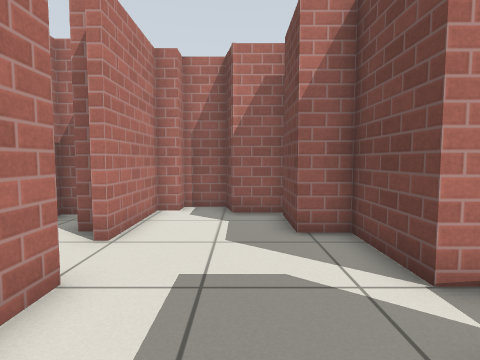
View 1 (above)

17 first-person views from a walk through a robot-simulator world made for Gazebo. The camera is 0.8 m above the floor, tilts 4° down and sees 80° across. The lines on the ground mark 1 m squares. The floor is counted in squares, 0.5 m on a side. Each view is taken from the middle of a square. On the plan, view 1 faces up. The plan holds only what a view shows up to about 15 squares ahead; the rest is blank. Simple patterns stand in for the simulator's built-in surfaces.

View 2
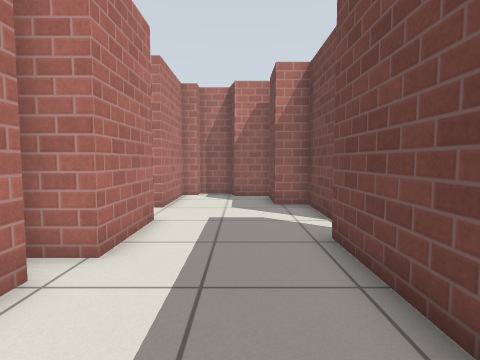

View 3
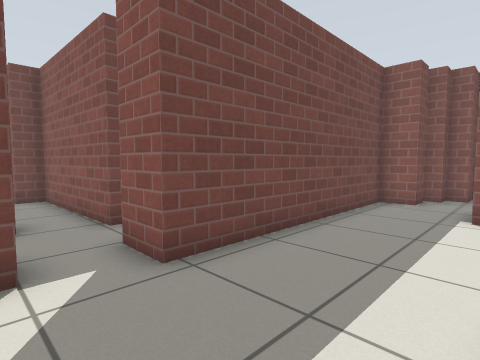

View 4
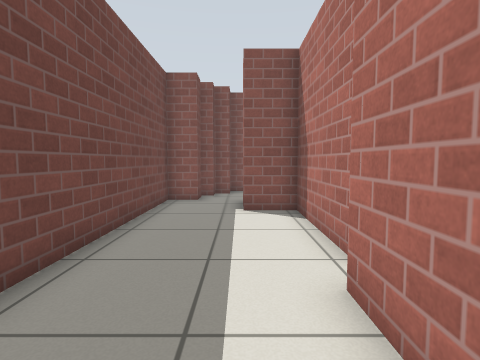

View 5
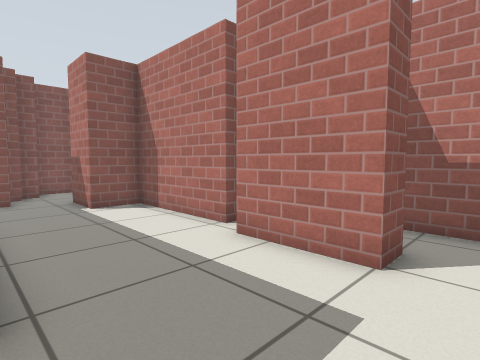

View 6
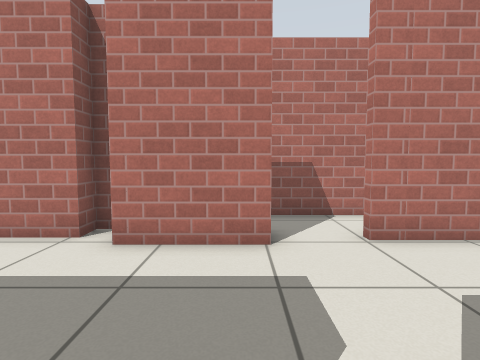

View 7
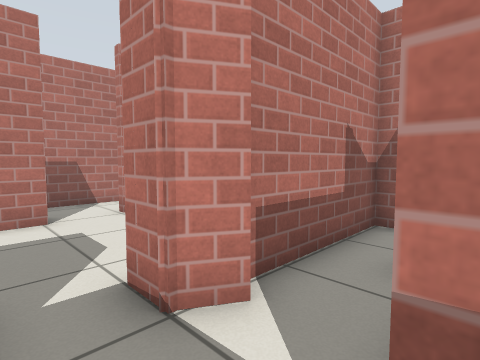

View 8
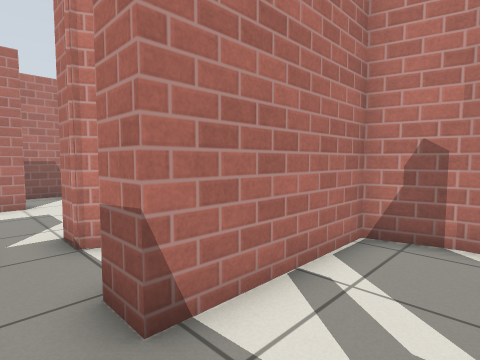

View 9
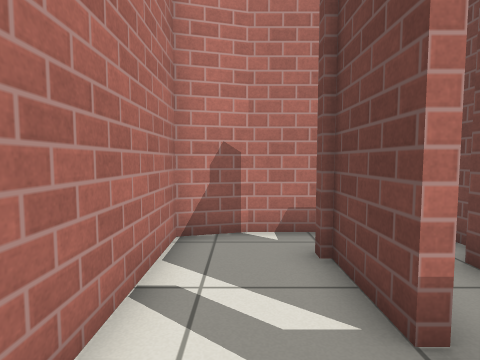

View 10
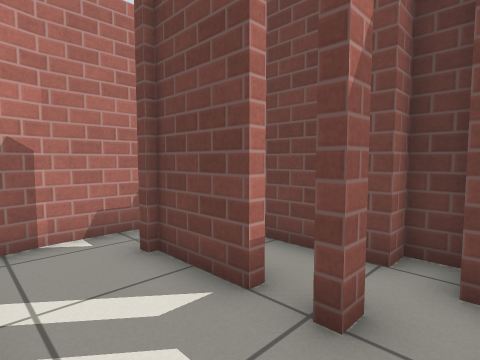

View 11
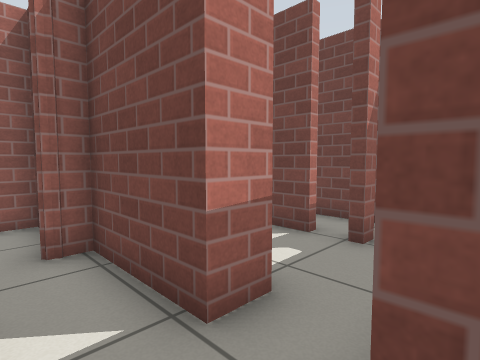

View 12
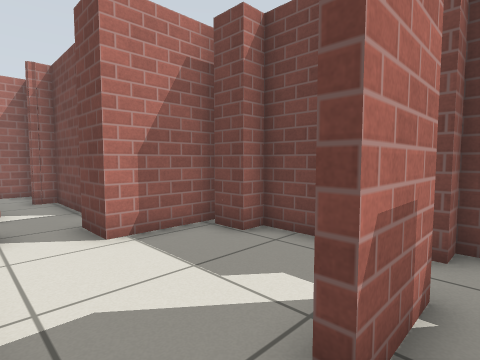

View 13
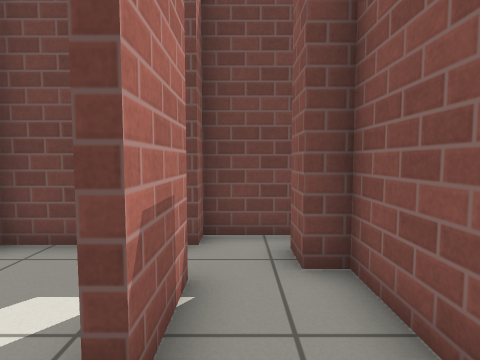

View 14
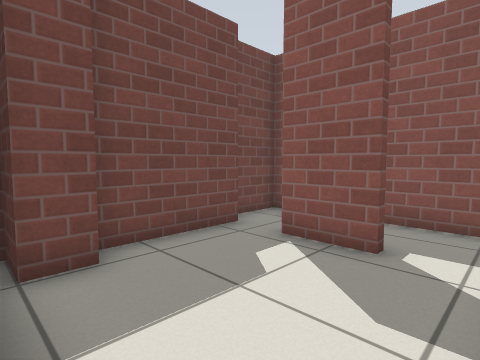

View 15
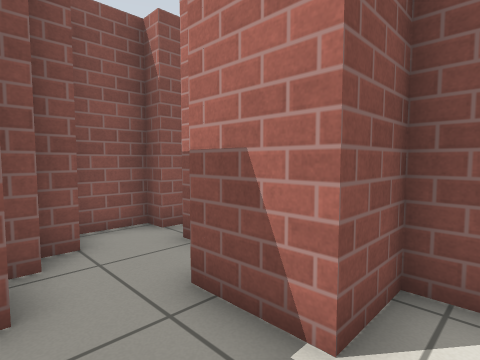

View 16
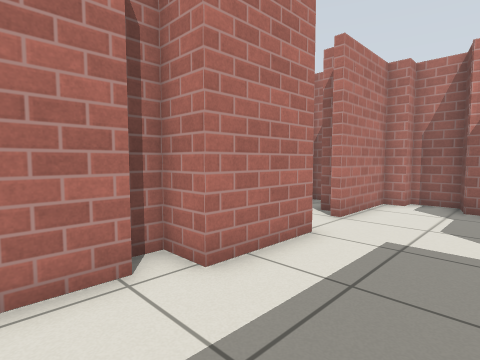

View 17
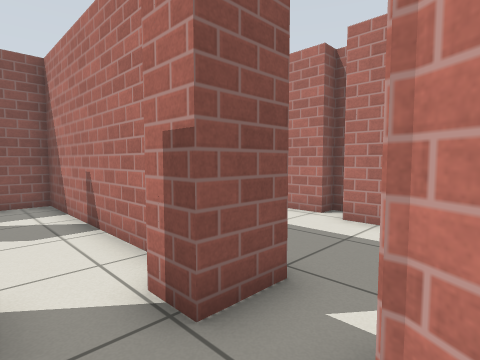

### Floor plan
Points are (right, up) in squares from view 1. A wall is a line through its corners. A room is listed if a view was taken in it or the views show most of it. See-through windows are left out.
Room 1 (views 1, 2, 3, 4, 5, 15, 16)
walls: (-2.3, 3.6) (-2.3, 0.6) (-3.5, 0.6) (-3.5, -0.3) (-2.8, -0.3) (-2.8, -5) (-1.1, -5) (-1.1, -7.1); (2.5, 3.5) (2.5, 6.2) (1.3, 6.2) (1.3, 8.3); (0.7, -8.5) (0.7, -7.4) (1.9, -7.4) (1.9, 1.8); (1.4, 8.6) (-0.2, 8.6) (-0.5, 9.7) (-1.9, 9.7) (-1.9, 9) (-2.6, 9) (-2.6, 5.6); (-3, -10) (-2.3, -10) (-2.3, -10.7) (-0.5, -10.7) (-0.5, -9.5) (0.2, -9.5) (0.2, -8.8) (0.9, -8.8)
ways out: opening at (3, 3) to room 2; opening at (-3, 4.5)
Room 2 (views 6, 11, 17)
walls: (3.9, 4.4) (3.4, 3.5) (2.5, 3.5); (5.7, 3.1) (5.7, 6.2) (4.9, 6.2); (5.3, 6.2) (4.8, 6.5); (1.9, 1.8) (3.5, 1.8) (3.5, 0.7); (5.1, -0.1) (5.1, 1.4); (5.4, 9.2) (3.5, 9.2) (3.5, 4.7)
ways out: opening at (3, 3) to room 1; opening at (6, 2.5) to room 3; opening at (4, 1) to room 4
Room 3 (views 7, 8, 9, 10)
walls: (9.9, 4.3) (9.5, 4.3) (9.5, 6.6); (10, 3.1) (9.5, 3.1) (9.5, 3.5); (11.5, 3.3) (11.5, 6.4); (8.3, 8.3) (6.7, 7.9) (6.7, 3.1) (5.7, 3.1); (10, 8.3) (8.1, 8.3); (12.2, 2.5) (12.2, 3.5); (5.1, 1.4) (11, 1.6) (11, 2.5) (11.5, 2.5)
ways out: opening at (6, 2.5) to room 2
Room 4 (views 12, 13, 14)
walls: (4.6, -5) (6.7, -5); (6.8, -5.3) (4.6, -5.3); (2.7, -0.5) (2.7, -7.6) (7.1, -7.6) (7.1, -6.9) (8.1, -6.9); (8, -0.1) (5.1, -0.1); (9, -7.6) (9, -5.3) (8.3, -5.3) (8.3, -1.5) (7.6, -1.5) (7.6, -0.5)
ways out: opening at (4, 1) to room 2

Positions as (right, up) in squares from view 1, and headings:
1: (0, 0), facing up
2: (0, -4), facing up
3: (-2, 4), facing down-right
4: (-1, 4), facing down
5: (2, 5), facing down-left
6: (3, 3), facing left
7: (6, 2), facing up-left
8: (9, 2), facing up-left
9: (8, 2), facing up
10: (7, 2), facing up-right
11: (4, 1), facing up-right
12: (3, -6), facing up-right
13: (3, -6), facing right
14: (3, 0), facing down-right
15: (1, -4), facing down-left
16: (1, -2), facing up-left
17: (5, 4), facing down-left
